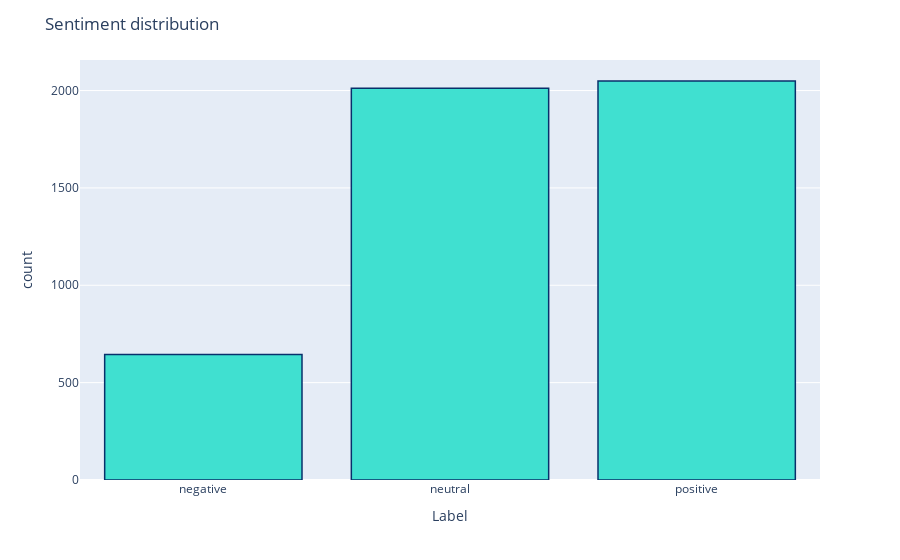

Here is the notebook cell this chart was saved with:
### Code cell
# Product Scores
fig = px.histogram(df, x="Label")
fig.update_traces(marker_color="turquoise",marker_line_color='rgb(8,48,107)',
                  marker_line_width=1.5)
fig.update_layout(title_text='Sentiment distribution')
fig.show()

### Figure 1 — Plotly figure (JSON) as saved in the notebook; plotly's stock layout.template omitted (floating-point values rounded to 4 significant figures; data arrays with more than 128 entries replaced by an {"elided": "..."} marker saying what was removed)
{"data": [{"alignmentgroup": "True", "bingroup": "x", "hovertemplate": "Label=%{x}<br>count=%{y}<extra></extra>", "legendgroup": "", "marker": {"color": "turquoise", "line": {"color": "rgb(8,48,107)", "width": 1.5}}, "name": "", "offsetgroup": "", "orientation": "v", "showlegend": false, "type": "histogram", "x": {"elided": "4705 str values"}, "xaxis": "x", "yaxis": "y"}], "layout": {"barmode": "relative", "legend": {"tracegroupgap": 0}, "margin": {"t": 60}, "title": {"text": "Sentiment distribution"}, "xaxis": {"anchor": "y", "domain": [0, 1], "title": {"text": "Label"}}, "yaxis": {"anchor": "x", "domain": [0, 1], "title": {"text": "count"}}}}
